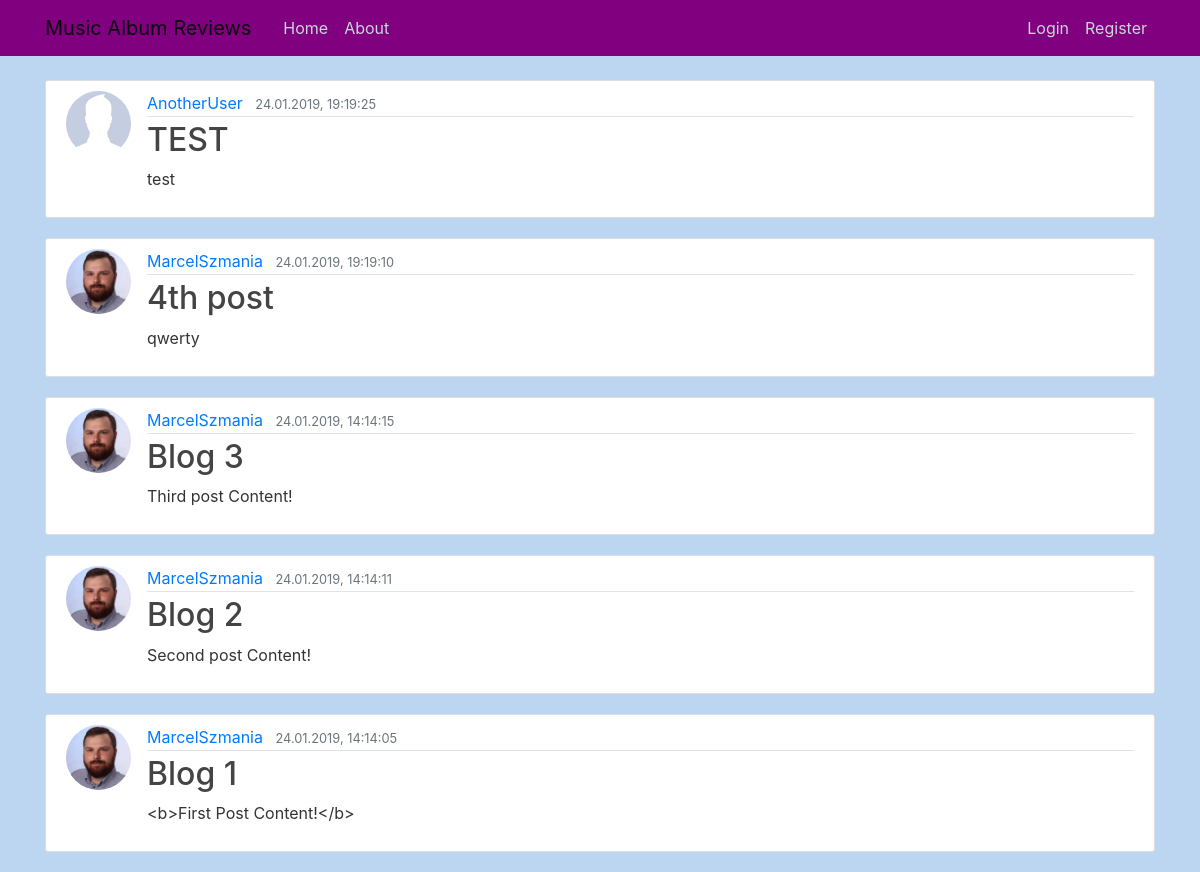
/, run on an earlier commit of the app's database.
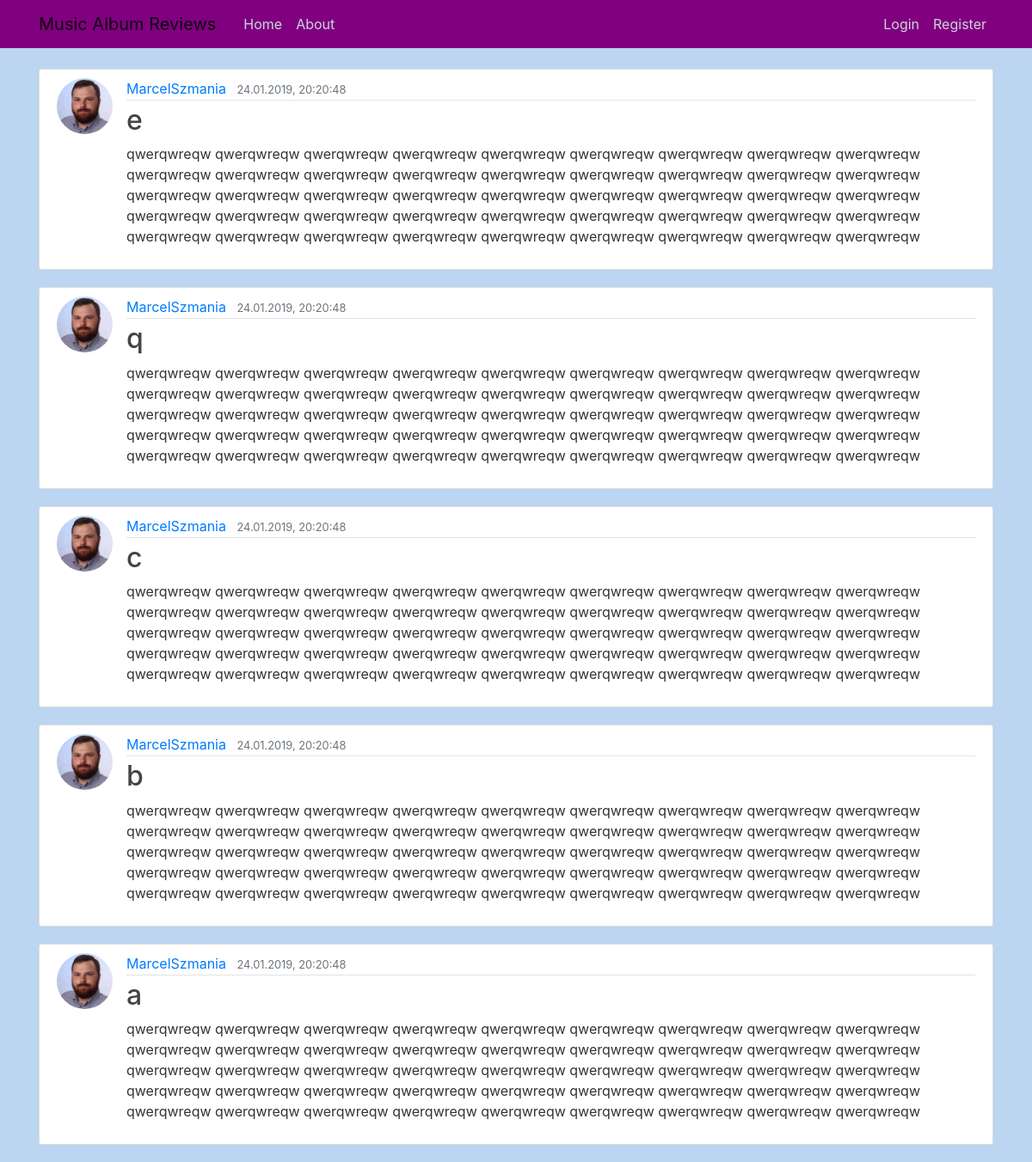
And on a later commit of the database.
### blog/models.py (models this page shows, shortened)
class Post(models.Model):
  title = models.CharField(max_length=100)
  content = models.TextField()
  date_posted = models.DateTimeField(default=timezone.now)
  author = models.ForeignKey(User, on_delete=models.CASCADE)

### users/models.py (models this page shows, shortened)
class Profile(models.Model):
  user = models.OneToOneField(User, on_delete=models.CASCADE)
  image = models.ImageField(default='default.jpg', upload_to='profile_pics')

### blog/views.py (the view)
# urls.py: path('', PostListView.as_view(), name = 'blog-home'),
class PostListView(ListView):
  model = Post
  template_name = 'blog/home.html'
  context_object_name = 'posts'
  ordering = ['-date_posted']
  paginate_by = 5

### blog/templates/blog/home.html
{% extends "blog/base.html" %}
{% block content %}
  {% for post in posts %}
    <article class="media content-section">
      <img class="rounded-circle article-img" src="{{ post.author.profile.image.url }}">
      <div class="media-body">
        <div class="article-metadata">
          <a class="mr-2" href="#">{{ post.author }}</a>
          <small class="text-muted">{{ post.date_posted|date:"d.m.Y, G:H:i" }}</small>
        </div>
        <h2><a class="article-title" href="{% url 'post-detail' post.id %}">{{ post.title }}</a></h2>
        <p class="article-content">{{ post.content }}</p>
      </div>
    </article>
  {% endfor %}
{% endblock content %}

What changed in the data, as far as the page shows it:
no longer on this page (row unchanged): Post: author.profile.image (placeholder picture), author "AnotherUser", date_posted "24.01.2019, 19:19:25", title "TEST", content "test"
no longer on this page (row unchanged): Post: author.profile.image (picture), author "MarcelSzmania", date_posted "24.01.2019, 19:19:10", title "4th post", content "qwerty"
no longer on this page (row unchanged): Post: author.profile.image (picture), author "MarcelSzmania", date_posted "24.01.2019, 14:14:15", title "Blog 3", content "Third post Content!"
no longer on this page (row unchanged): Post: author.profile.image (picture), author "MarcelSzmania", date_posted "24.01.2019, 14:14:11", title "Blog 2", content "Second post Content!"
no longer on this page (row unchanged): Post: author.profile.image (picture), author "MarcelSzmania", date_posted "24.01.2019, 14:14:05", title "Blog 1", content "<b>First Post Content!</b>"
added Post: author.profile.image (picture), author "MarcelSzmania", date_posted "24.01.2019, 20:20:48", title "e", content "qwerqwreqw qwerqwreqw qwerqwreqw qwerqwreqw qwerqwreqw qwerqwreqw qwerqwreqw qwerqwreqw qwerqwreqw qwerqwreqw qwerqwreqw qwerqwreqw qwerqwreqw qwerqwreqw qwerqwreqw qwerqwreqw qwerqwreqw qwerqwreqw qwerqwreqw qwerqwreqw qwerqwreqw qwerqwreqw qwerqwreqw qwerqwreqw qwerqwreqw qwerqwreqw qwerqwreqw qwerqwreqw qwerqwreqw qwerqwreqw qwerqwreqw qwerqwreqw qwerqwreqw qwerqwreqw qwerqwreqw qwerqwreqw qwerqwreqw qwerqwreqw qwerqwreqw qwerqwreqw qwerqwreqw qwerqwreqw qwerqwreqw qwerqwreqw qwerqwreqw"
added Post: author.profile.image (picture), author "MarcelSzmania", date_posted "24.01.2019, 20:20:48", title "q", content "qwerqwreqw qwerqwreqw qwerqwreqw qwerqwreqw qwerqwreqw qwerqwreqw qwerqwreqw qwerqwreqw qwerqwreqw qwerqwreqw qwerqwreqw qwerqwreqw qwerqwreqw qwerqwreqw qwerqwreqw qwerqwreqw qwerqwreqw qwerqwreqw qwerqwreqw qwerqwreqw qwerqwreqw qwerqwreqw qwerqwreqw qwerqwreqw qwerqwreqw qwerqwreqw qwerqwreqw qwerqwreqw qwerqwreqw qwerqwreqw qwerqwreqw qwerqwreqw qwerqwreqw qwerqwreqw qwerqwreqw qwerqwreqw qwerqwreqw qwerqwreqw qwerqwreqw qwerqwreqw qwerqwreqw qwerqwreqw qwerqwreqw qwerqwreqw qwerqwreqw"
added Post: author.profile.image (picture), author "MarcelSzmania", date_posted "24.01.2019, 20:20:48", title "c", content "qwerqwreqw qwerqwreqw qwerqwreqw qwerqwreqw qwerqwreqw qwerqwreqw qwerqwreqw qwerqwreqw qwerqwreqw qwerqwreqw qwerqwreqw qwerqwreqw qwerqwreqw qwerqwreqw qwerqwreqw qwerqwreqw qwerqwreqw qwerqwreqw qwerqwreqw qwerqwreqw qwerqwreqw qwerqwreqw qwerqwreqw qwerqwreqw qwerqwreqw qwerqwreqw qwerqwreqw qwerqwreqw qwerqwreqw qwerqwreqw qwerqwreqw qwerqwreqw qwerqwreqw qwerqwreqw qwerqwreqw qwerqwreqw qwerqwreqw qwerqwreqw qwerqwreqw qwerqwreqw qwerqwreqw qwerqwreqw qwerqwreqw qwerqwreqw qwerqwreqw"
added Post: author.profile.image (picture), author "MarcelSzmania", date_posted "24.01.2019, 20:20:48", title "b", content "qwerqwreqw qwerqwreqw qwerqwreqw qwerqwreqw qwerqwreqw qwerqwreqw qwerqwreqw qwerqwreqw qwerqwreqw qwerqwreqw qwerqwreqw qwerqwreqw qwerqwreqw qwerqwreqw qwerqwreqw qwerqwreqw qwerqwreqw qwerqwreqw qwerqwreqw qwerqwreqw qwerqwreqw qwerqwreqw qwerqwreqw qwerqwreqw qwerqwreqw qwerqwreqw qwerqwreqw qwerqwreqw qwerqwreqw qwerqwreqw qwerqwreqw qwerqwreqw qwerqwreqw qwerqwreqw qwerqwreqw qwerqwreqw qwerqwreqw qwerqwreqw qwerqwreqw qwerqwreqw qwerqwreqw qwerqwreqw qwerqwreqw qwerqwreqw qwerqwreqw"
added Post: author.profile.image (picture), author "MarcelSzmania", date_posted "24.01.2019, 20:20:48", title "a", content "qwerqwreqw qwerqwreqw qwerqwreqw qwerqwreqw qwerqwreqw qwerqwreqw qwerqwreqw qwerqwreqw qwerqwreqw qwerqwreqw qwerqwreqw qwerqwreqw qwerqwreqw qwerqwreqw qwerqwreqw qwerqwreqw qwerqwreqw qwerqwreqw qwerqwreqw qwerqwreqw qwerqwreqw qwerqwreqw qwerqwreqw qwerqwreqw qwerqwreqw qwerqwreqw qwerqwreqw qwerqwreqw qwerqwreqw qwerqwreqw qwerqwreqw qwerqwreqw qwerqwreqw qwerqwreqw qwerqwreqw qwerqwreqw qwerqwreqw qwerqwreqw qwerqwreqw qwerqwreqw qwerqwreqw qwerqwreqw qwerqwreqw qwerqwreqw qwerqwreqw"
